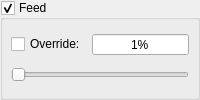
            <widget class="GroupBox" name="grpFeed">
             <property name="enabled">
              <bool>true</bool>
             </property>
             <property name="title">
              <string>Feed</string>
             </property>
             <property name="checkable">
              <bool>true</bool>
             </property>
             <property name="overrided" stdset="0">
              <bool>false</bool>
             </property>
             <layout class="QHBoxLayout" name="horizontalLayout_14">
              <property name="leftMargin">
               <number>8</number>
              </property>
              <property name="topMargin">
               <number>8</number>
              </property>
              <property name="rightMargin">
               <number>8</number>
              </property>
              <property name="bottomMargin">
               <number>8</number>
              </property>
              <item>
               <widget class="QWidget" name="widgetFeed" native="true">
                <layout class="QHBoxLayout" name="horizontalLayout_17">
                 <property name="leftMargin">
                  <number>0</number>
                 </property>
                 <property name="topMargin">
                  <number>0</number>
                 </property>
                 <property name="rightMargin">
                  <number>0</number>
                 </property>
                 <property name="bottomMargin">
                  <number>0</number>
                 </property>
                 <item>
                  <layout class="QVBoxLayout" name="verticalLayout_13">
                   <item>
                    <layout class="QHBoxLayout" name="horizontalLayout_15" stretch="0,1">
                     <item>
                      <widget class="QCheckBox" name="chkFeedOverride">
                       <property name="text">
                        <string>Override:</string>
                       </property>
                      </widget>
                     </item>
                     <item>
                      <widget class="QSpinBox" name="txtFeed">
                       <property name="alignment">
                        <set>Qt::AlignCenter</set>
                       </property>
                       <property name="buttonSymbols">
                        <enum>QAbstractSpinBox::NoButtons</enum>
                       </property>
                       <property name="suffix">
                        <string>%</string>
                       </property>
                       <property name="minimum">
                        <number>1</number>
                       </property>
                       <property name="maximum">
                        <number>500</number>
                       </property>
                      </widget>
                     </item>
                    </layout>
                   </item>
                   <item>
                    <widget class="QSlider" name="sliFeed">
                     <property name="minimum">
                      <number>0</number>
                     </property>
                     <property name="maximum">
                      <number>500</number>
                     </property>
                     <property name="orientation">
                      <enum>Qt::Horizontal</enum>
                     </property>
                    </widget>
                   </item>
                  </layout>
                 </item>
                </layout>
               </widget>
              </item>
             </layout>
            </widget>
